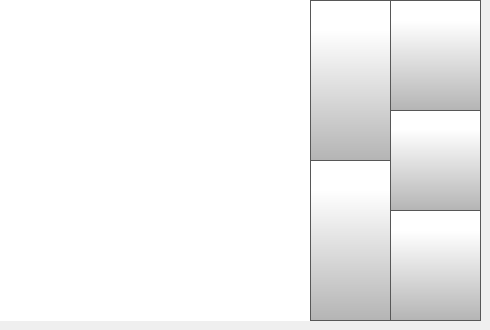
    <widget class="QWidget" name="fileListLocalPage">
     <widget class="QListWidget" name="fileListWidget">
      <property name="geometry">
       <rect>
        <x>0</x>
        <y>0</y>
        <width>321</width>
        <height>321</height>
       </rect>
      </property>
      <property name="font">
       <font>
        <family>Gotham</family>
        <pointsize>17</pointsize>
       </font>
      </property>
      <property name="contextMenuPolicy">
       <enum>Qt::NoContextMenu</enum>
      </property>
      <property name="styleSheet">
       <string notr="true">

QListView {
    show-decoration-selected: 1; /* make the selection span the entire width
 of the view */
	background-color: rgb(255, 255, 255);
outline: none;
}

QListView::item:!selected {
	color: black;
outline: none;
}

QListView::item:selected {
    border:  rgb(182, 182, 182);
	color: rgb(255, 255, 255);
	background-color: rgb(40, 40, 40);
outline: none;
}

QListView::item:selected:!active {
     border: 1px solid rgb(182, 182, 182);
	background-color: rgb(40,40,40);
outline: none;

}

QListView::item:selected:active {
     border: 1px solid  rgb(182, 182, 182);
	background-color: rgb(40,40,40);
outline: none;
}

QListView::item:selected:focus {
	outline: none;
}
</string>
      </property>
      <property name="frameShape">
       <enum>QFrame::NoFrame</enum>
      </property>
      <property name="frameShadow">
       <enum>QFrame::Plain</enum>
      </property>
      <property name="verticalScrollBarPolicy">
       <enum>Qt::ScrollBarAlwaysOff</enum>
      </property>
      <property name="horizontalScrollBarPolicy">
       <enum>Qt::ScrollBarAlwaysOff</enum>
      </property>
      <property name="autoScrollMargin">
       <number>4</number>
      </property>
      <property name="verticalScrollMode">
       <enum>QAbstractItemView::ScrollPerItem</enum>
      </property>
      <property name="spacing">
       <number>8</number>
      </property>
     </widget>
     <widget class="QPushButton" name="localStorageBackButton">
      <property name="geometry">
       <rect>
        <x>390</x>
        <y>210</y>
        <width>91</width>
        <height>111</height>
       </rect>
      </property>
      <property name="minimumSize">
       <size>
        <width>0</width>
        <height>0</height>
       </size>
      </property>
      <property name="font">
       <font>
        <family>Gotham Light</family>
        <pointsize>9</pointsize>
       </font>
      </property>
      <property name="contextMenuPolicy">
       <enum>Qt::NoContextMenu</enum>
      </property>
      <property name="styleSheet">
       <string notr="true">QPushButton {
        border: 1px solid rgb(87, 87, 87);
	background-color: qlineargradient(spread:pad, x1:0, y1:1, x2:0, y2:0.188, stop:0 rgba(180, 180, 180, 255), stop:1 rgba(255, 255, 255, 255));


}

QPushButton:pressed {
    background-color: qlineargradient(x1: 0, y1: 0, x2: 0, y2: 1,
                                      stop: 0 #dadbde, stop: 1 #f6f7fa);
}

QPushButton:flat {
    border: none; /* no border for a flat push button */
}

QPushButton:default {
    border-color: navy; /* make the default button prominent */
}

QPushButton:focus {
	outline: none;
}</string>
      </property>
      <property name="text">
       <string/>
      </property>
      <property name="icon">
       <iconset>
        <normaloff>templates/img/arrows-4.png</normaloff>templates/img/arrows-4.png</iconset>
      </property>
      <property name="iconSize">
       <size>
        <width>50</width>
        <height>50</height>
       </size>
      </property>
      <property name="checkable">
       <bool>false</bool>
      </property>
      <property name="autoDefault">
       <bool>false</bool>
      </property>
      <property name="default">
       <bool>false</bool>
      </property>
      <property name="flat">
       <bool>false</bool>
      </property>
     </widget>
     <widget class="QPushButton" name="localStorageSelectButton">
      <property name="geometry">
       <rect>
        <x>390</x>
        <y>0</y>
        <width>91</width>
        <height>111</height>
       </rect>
      </property>
      <property name="minimumSize">
       <size>
        <width>0</width>
        <height>0</height>
       </size>
      </property>
      <property name="font">
       <font>
        <family>Gotham Light</family>
        <pointsize>9</pointsize>
       </font>
      </property>
      <property name="contextMenuPolicy">
       <enum>Qt::NoContextMenu</enum>
      </property>
      <property name="styleSheet">
       <string notr="true">QPushButton {
     border: 1px solid rgb(87, 87, 87);
	background-color: qlineargradient(spread:pad, x1:0, y1:1, x2:0, y2:0.188, stop:0 rgba(180, 180, 180, 255), stop:1 rgba(255, 255, 255, 255));


}

QPushButton:pressed {
    background-color: qlineargradient(x1: 0, y1: 0, x2: 0, y2: 1,
                                      stop: 0 #dadbde, stop: 1 #f6f7fa);
}

QPushButton:flat {
    border: none; /* no border for a flat push button */
}

QPushButton:default {
    border-color: navy; /* make the default button prominent */
}

QPushButton:focus {
	outline: none;
}</string>
      </property>
      <property name="text">
       <string/>
      </property>
      <property name="icon">
       <iconset>
        <normaloff>templates/img/verification-mark.png</normaloff>templates/img/verification-mark.png</iconset>
      </property>
      <property name="iconSize">
       <size>
        <width>50</width>
        <height>50</height>
       </size>
      </property>
      <property name="checkable">
       <bool>false</bool>
      </property>
      <property name="autoDefault">
       <bool>false</bool>
      </property>
      <property name="default">
       <bool>false</bool>
      </property>
      <property name="flat">
       <bool>false</bool>
      </property>
     </widget>
     <widget class="QPushButton" name="localStorageScrollDown">
      <property name="geometry">
       <rect>
        <x>310</x>
        <y>160</y>
        <width>81</width>
        <height>161</height>
       </rect>
      </property>
      <property name="minimumSize">
       <size>
        <width>0</width>
        <height>0</height>
       </size>
      </property>
      <property name="font">
       <font>
        <family>Gotham Light</family>
        <pointsize>9</pointsize>
       </font>
      </property>
      <property name="contextMenuPolicy">
       <enum>Qt::NoContextMenu</enum>
      </property>
      <property name="styleSheet">
       <string notr="true">QPushButton {
     border: 1px solid rgb(87, 87, 87);
	background-color: qlineargradient(spread:pad, x1:0, y1:1, x2:0, y2:0.188, stop:0 rgba(180, 180, 180, 255), stop:1 rgba(255, 255, 255, 255));


}

QPushButton:pressed {
    background-color: qlineargradient(x1: 0, y1: 0, x2: 0, y2: 1,
                                      stop: 0 #dadbde, stop: 1 #f6f7fa);
}

QPushButton:flat {
    border: none; /* no border for a flat push button */
}

QPushButton:default {
    border-color: navy; /* make the default button prominent */
}

QPushButton:focus {
	outline: none;
}</string>
      </property>
      <property name="text">
       <string/>
      </property>
      <property name="icon">
       <iconset>
        <normaloff>templates/img/arrows-5.png</normaloff>templates/img/arrows-5.png</iconset>
      </property>
      <property name="iconSize">
       <size>
        <width>40</width>
        <height>40</height>
       </size>
      </property>
      <property name="checkable">
       <bool>false</bool>
      </property>
      <property name="autoRepeat">
       <bool>true</bool>
      </property>
      <property name="autoExclusive">
       <bool>false</bool>
      </property>
      <property name="autoDefault">
       <bool>false</bool>
      </property>
      <property name="default">
       <bool>false</bool>
      </property>
      <property name="flat">
       <bool>false</bool>
      </property>
     </widget>
     <widget class="QPushButton" name="localStorageScrollUp">
      <property name="geometry">
       <rect>
        <x>310</x>
        <y>0</y>
        <width>81</width>
        <height>161</height>
       </rect>
      </property>
      <property name="minimumSize">
       <size>
        <width>0</width>
        <height>0</height>
       </size>
      </property>
      <property name="font">
       <font>
        <family>Gotham Light</family>
        <pointsize>9</pointsize>
       </font>
      </property>
      <property name="contextMenuPolicy">
       <enum>Qt::NoContextMenu</enum>
      </property>
      <property name="styleSheet">
       <string notr="true">QPushButton {

     border: 1px solid rgb(87, 87, 87);
	background-color: qlineargradient(spread:pad, x1:0, y1:1, x2:0, y2:0.188, stop:0 rgba(180, 180, 180, 255), stop:1 rgba(255, 255, 255, 255));

}

QPushButton:pressed {
    background-color: qlineargradient(x1: 0, y1: 0, x2: 0, y2: 1,
                                      stop: 0 #dadbde, stop: 1 #f6f7fa);
}

QPushButton:flat {
    border: none; /* no border for a flat push button */
}

QPushButton:default {
    border-color: navy; /* make the default button prominent */
}

QPushButton:focus {
	outline: none;
}</string>
      </property>
      <property name="text">
       <string/>
      </property>
      <property name="icon">
       <iconset>
        <normaloff>templates/img/arrows.png</normaloff>templates/img/arrows.png</iconset>
      </property>
      <property name="iconSize">
       <size>
        <width>40</width>
        <height>40</height>
       </size>
      </property>
      <property name="checkable">
       <bool>false</bool>
      </property>
      <property name="autoRepeat">
       <bool>true</bool>
      </property>
      <property name="autoExclusive">
       <bool>false</bool>
      </property>
      <property name="autoDefault">
       <bool>false</bool>
      </property>
      <property name="default">
       <bool>false</bool>
      </property>
      <property name="flat">
       <bool>false</bool>
      </property>
     </widget>
     <widget class="QPushButton" name="localStorageDeleteButton">
      <property name="geometry">
       <rect>
        <x>390</x>
        <y>110</y>
        <width>91</width>
        <height>101</height>
       </rect>
      </property>
      <property name="minimumSize">
       <size>
        <width>0</width>
        <height>0</height>
       </size>
      </property>
      <property name="font">
       <font>
        <family>Gotham Light</family>
        <pointsize>9</pointsize>
       </font>
      </property>
      <property name="contextMenuPolicy">
       <enum>Qt::NoContextMenu</enum>
      </property>
      <property name="styleSheet">
       <string notr="true">QPushButton {
     border: 1px solid rgb(87, 87, 87);
	background-color: qlineargradient(spread:pad, x1:0, y1:1, x2:0, y2:0.188, stop:0 rgba(180, 180, 180, 255), stop:1 rgba(255, 255, 255, 255));

}

QPushButton:pressed {
    background-color: qlineargradient(x1: 0, y1: 0, x2: 0, y2: 1,
                                      stop: 0 #dadbde, stop: 1 #f6f7fa);
}

QPushButton:flat {
    border: none; /* no border for a flat push button */
}

QPushButton:default {
    border-color: navy; /* make the default button prominent */
}

QPushButton:focus {
	outline: none;
}</string>
      </property>
      <property name="text">
       <string/>
      </property>
      <property name="icon">
       <iconset>
        <normaloff>templates/img/delete.png</normaloff>templates/img/delete.png</iconset>
      </property>
      <property name="iconSize">
       <size>
        <width>50</width>
        <height>50</height>
       </size>
      </property>
      <property name="checkable">
       <bool>false</bool>
      </property>
      <property name="autoDefault">
       <bool>false</bool>
      </property>
      <property name="default">
       <bool>false</bool>
      </property>
      <property name="flat">
       <bool>false</bool>
      </property>
     </widget>
    </widget>
